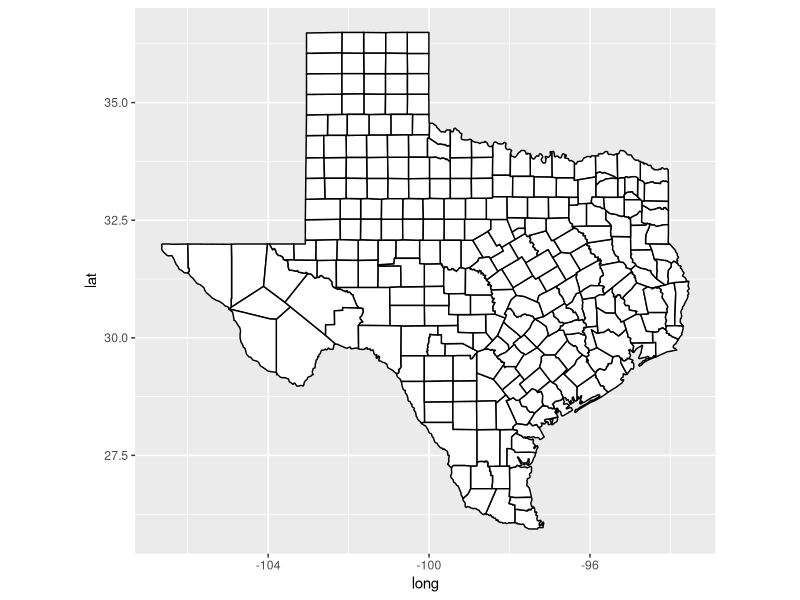
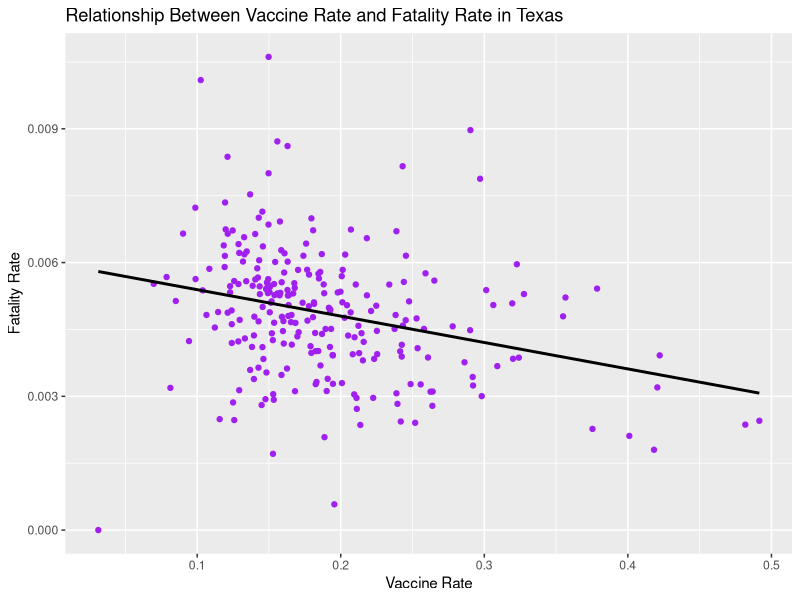

These figures' R source, in order:
library(dplyr)
library(ggplot2)

tx <- read.csv("map_texas.csv", stringsAsFactors = FALSE)
ggplot(tx) + 
  geom_polygon(mapping = aes(x = long, y = lat, group = group),
               fill = "white", color = "black")+
  coord_quickmap()

covid_vaccine <- read.csv("Vaccine.csv")
covid_vaccine <- select(covid_vaccine, 1, 7)
names(covid_vaccine) <- c("county", "vaccine")
covid_vaccine$county <- tolower(covid_vaccine$county)
covid_vaccine <- covid_vaccine[c(4: 257), ]
texas_new <- left_join(tx, covid_vaccine, by = "county")
texas_new$vaccine <- gsub(",", "",texas_new$vaccine)
texas_new$vaccine <- as.numeric(texas_new$vaccine)
texas_new$vaccine_rate <- texas_new$vaccine / texas_new$pop

covid_fatalities <- read.csv("fatalities.csv")
covid_fatalities <- select(covid_fatalities, 1, 4)
names(covid_fatalities) <- c("county", "fatalities")
covid_fatalities$county <- tolower(covid_fatalities$county)
covid_fatalities <- covid_fatalities[c(2: 255), ]
texas_new_fatalities <- left_join(tx, covid_fatalities, by = "county")
texas_new_fatalities$fatalities <- as.numeric(texas_new_fatalities$fatalities)
texas_new_fatalities$rate_fatalities <- texas_new_fatalities$fatalities / 
  texas_new_fatalities$pop

texas_new_vaccine_combine <- select(texas_new, 7, 10)
texas_new_combine <- left_join(texas_new_fatalities,texas_new_vaccine_combine, 
                               by = "county")
texas_new_combine <- texas_new_combine[!duplicated(texas_new_combine$county), ]
cor(texas_new_combine$rate_fatalities, texas_new_combine$vaccine_rate,
    use = "complete.obs", method = "spearman")





ggplot(data = texas_new_combine) +
  geom_point(mapping = aes(x = vaccine_rate, y = rate_fatalities), 
             color = "purple")+
  geom_smooth(mapping = aes(x = vaccine_rate, y = rate_fatalities), 
              color = "black", 
              method = "lm", se = FALSE)+
  labs(title = "Relationship Between Vaccine Rate and Fatality Rate in Texas", 
       x = "Vaccine Rate", y = "Fatality Rate")

model <- lm(texas_new_combine$rate_fatalities ~ texas_new_combine$vaccine_rate)
summary(model)